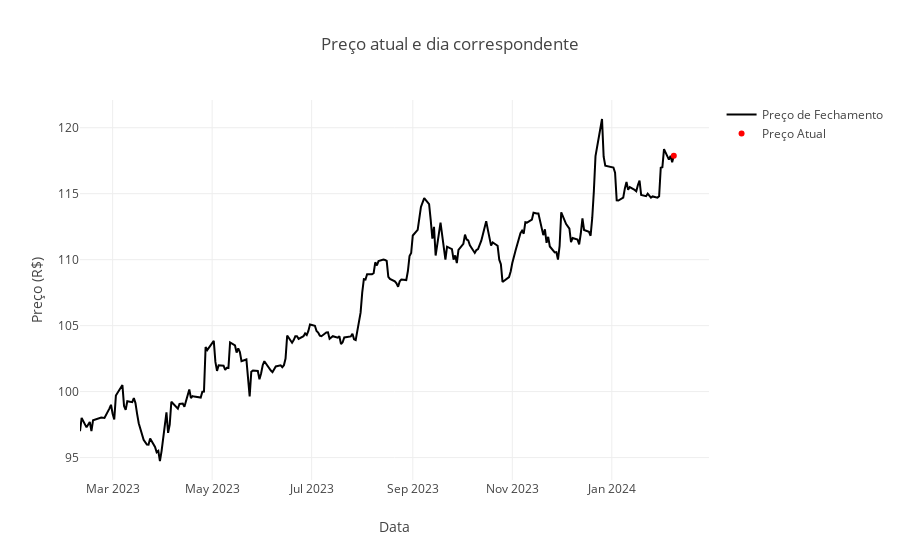

The notebook cell saved with this chart:
### Code cell
grafico_preco('XPML11')

### Figure 1 — Plotly figure (JSON) as saved in the notebook; plotly's stock layout.template omitted (floating-point values rounded to 4 significant figures; data arrays with more than 128 entries replaced by an {"elided": "..."} marker saying what was removed)
{"data": [{"mode": "lines", "name": "Preço de Fechamento", "type": "scatter", "x": {"elided": "248 str values"}, "y": {"elided": "248 float values"}}, {"marker": {"color": "red"}, "mode": "markers", "name": "Preço Atual", "type": "scatter", "x": ["2024-02-08T00:00:00"], "y": [117.9]}], "layout": {"title": {"text": "Preço atual e dia correspondente"}, "xaxis": {"title": {"text": "Data"}}, "yaxis": {"title": {"text": "Preço (R$)"}}}}
